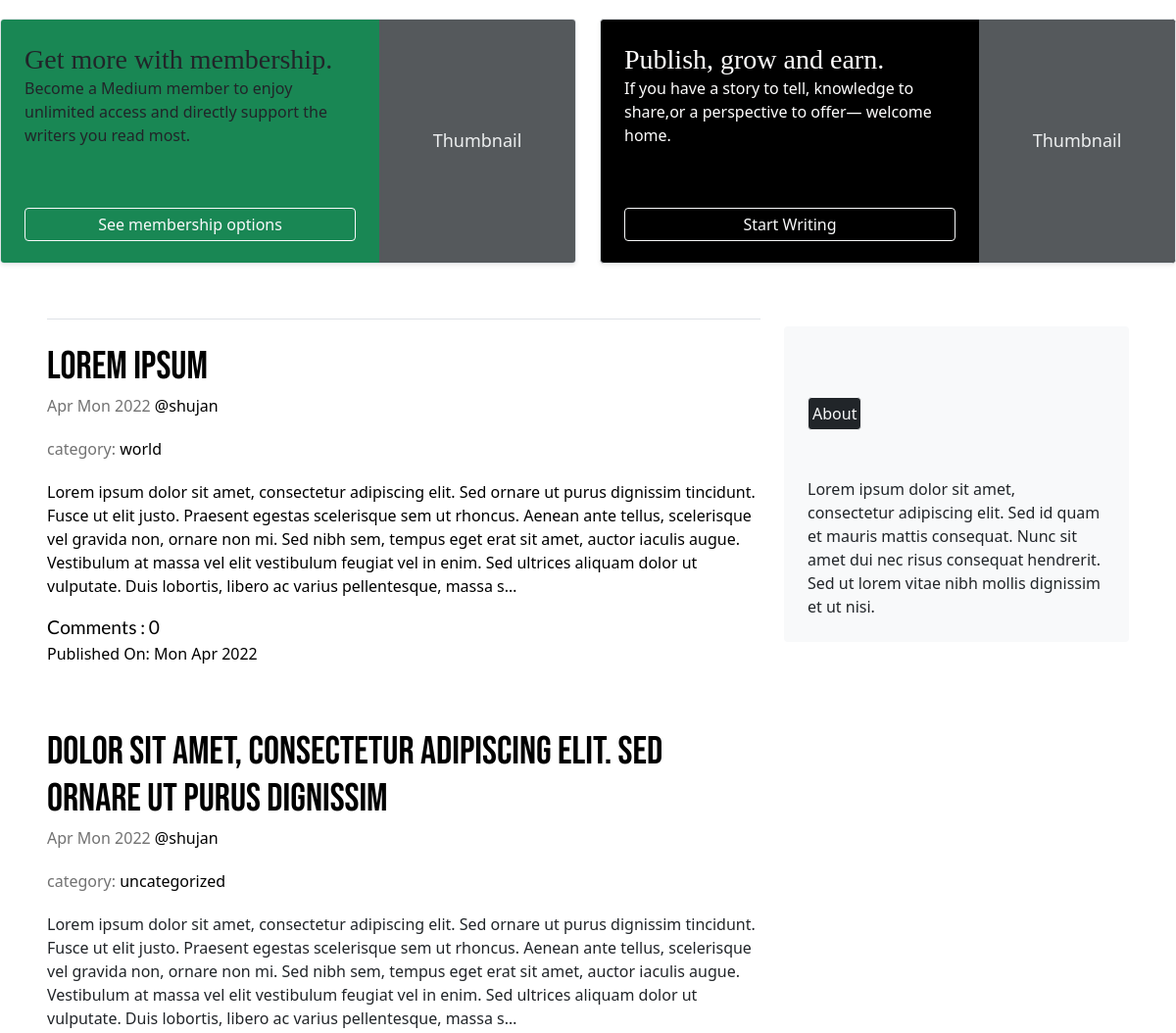
/ (middle part), run on an earlier commit of the app's database.
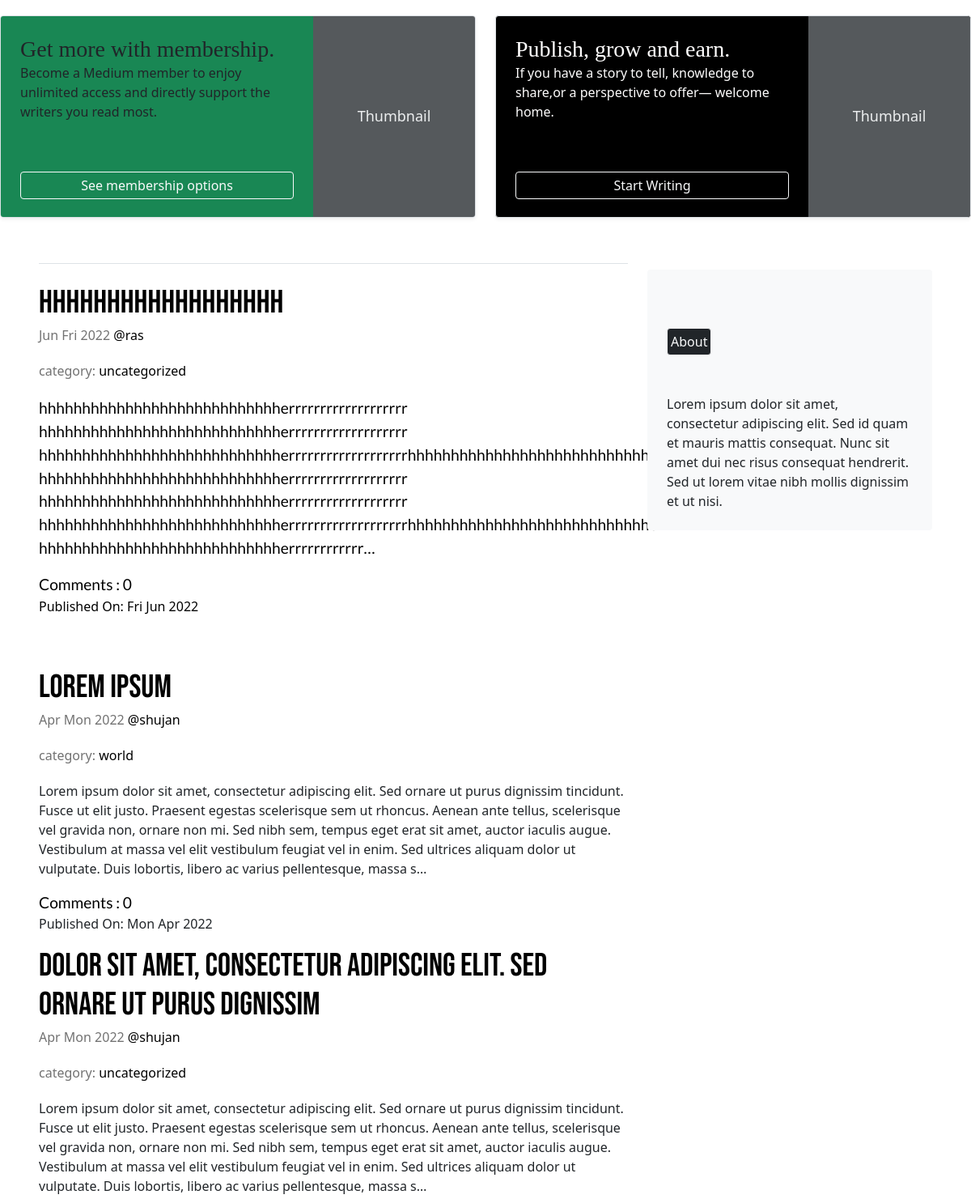
And on a later commit of the database.
### baseapp/models.py (models this page shows, shortened)
class Post(models.Model):
    user = models.ForeignKey(User, on_delete=models.CASCADE)
    title = models.CharField(max_length=250)
    category = models.ForeignKey(Category, on_delete=models.SET_NULL, default=1, null=True)
    text = models.TextField(null= True, blank =True)
    created_date = models.DateTimeField(default = timezone.now)
    published_date = models.DateTimeField(null=True, blank=True)
    def approved_comments(self):
        return self.comments.filter(approve_comment = True)

class Category(models.Model):
    name = models.CharField(max_length=30)
    def __str__(self) -> str:
        return self.name

### baseapp/views.py (the view)
# urls.py: path('', PostListView.as_view(), name='post_list'),
class PostListView(ListView):
    model = Post
    def get_queryset(self):
        return Post.objects.filter(published_date__lte = timezone.now()).order_by('-published_date')

### baseapp/views.py (called while the page is built)
def category_list(request):
    category_list = Category.objects.exclude(name='uncategorized')
    context={
        'category_list': category_list
    }
    return context

### baseapp/templates/baseapp/post_list.html (shortened to what this page needs)
{% extends 'baseapp/base.html' %}
{% block content %}
    {% include 'baseapp/snippet/body_block.html' %}
<div class="row px-5">
<div class="col-md-8">
    <h3 class="pb-4 mb-4 fst-italic border-bottom">
    </h3>
        <article class="blog-post ">
            {% for post in post_list %}
            <h2 class="blog-post-title "><a href="{% url 'post_detail' pk=post.pk %}">{{post.title}}</a></h2>
            <p class="blog-post-meta">{{post.published_date|date:'M D Y' }} <a href="#">@{{post.user}}</a></p>
            <p class="blog-post-meta">category: <a href="">{{post.category}}</a></p>
            <div>
                <p class=" blog-content">{{ post.text|safe|linebreaksbr|truncatechars:450 }}</p>
                <a class="blog-content" style="text-decoration: none;" id="link" href="{% url 'post_detail' pk=post.pk %}">Comments : {{post.approved_comments.count}}</a>
            </div>
            {% if post.published_date %}
                <p>Published On: {{post.published_date|date:'D M Y' }}</p>
                {% else %}
                    <p>Created on : {{ post.created_date|date:'D M Y' }}</p>
                    <a class="btn btn-success brand" href="{% url 'post_publish' pk=post.pk %}">Publish</a>
                {% endif %}
        </article>
            {% empty %}
                <h4>No draft available!</h4>
            {% endfor %}
  </div>
  <div class="col-4">
    <div class="col" style="position: relative;">
      <div class="position-relative" style="top: 2rem;">
        <div class="p-4 mb-3 bg-light rounded">
          <a class="btn btn btn-outline-light my-5 p-1 bg-dark color-white" href="{% url 'about' %}"> About </a>
          <p class="mb-0">Lorem ipsum dolor sit amet, consectetur adipiscing elit. Sed id quam et mauris mattis consequat. Nunc sit amet dui nec risus consequat hendrerit. Sed ut lorem vitae nibh mollis dignissim et ut nisi. </p>
        </div>
      </div>
    </div>
</div>
{% endblock %}

### baseapp/templates/baseapp/base.html (shortened to what this page needs)
<!doctype html>
{% load static %}
<html lang="en">
  <head>
    <link href="https://cdn.jsdelivr.net/npm/bootstrap@5.1.3/dist/css/bootstrap.min.css" rel="stylesheet">
    <link rel="stylesheet" href="//cdn.jsdelivr.net/npm/medium-editor@latest/dist/css/medium-editor.min.css" type="text/css" media="screen" charset="utf-8">
    <link rel="stylesheet" href="{% static 'css/blog.css' %}">
    <link rel="stylesheet" href="{% static 'css/swap-words.css' %}">
  </head>
  <body>
<main class="pb-1">
  <div class="">
            {% block content %}
            {% endblock %}
        </div>
  </div>
</main>
  </body>
</html>

### baseapp/templates/baseapp/snippet/body_block.html (shortened to what this page needs)
<div class="">
    <div class="row mb-2">
    <div class="col-md-6">
      <div class="row g-0 border rounded overflow-hidden flex-md-row mb-4 shadow-sm h-md-250 position-relative">
        <div class="col p-4 d-flex flex-column position-static bg-success">
          <h3 class="mb-0">Get more with membership.</h3>
          <p class="card-text mb-auto">Become a Medium member to enjoy unlimited access and directly support the writers you read most.</p>
          <a href="{% url 'about' %}" class=" btn btn-outline-light p-1">See membership options</a>
        </div>
        <div class="col-auto d-none d-lg-block">
          <svg class="bd-placeholder-img" width="200" height="250" xmlns="http://www.w3.org/2000/svg" role="img" aria-label="Placeholder: Thumbnail" preserveAspectRatio="xMidYMid slice" focusable="false"><title>Placeholder</title><rect width="100%" height="100%" fill="#55595c"/><text x="50%" y="50%" fill="#eceeef" dy=".3em">Thumbnail</text></svg>
        </div>
      </div>
    </div>
    <div class="col-md-6">
      <div style="background-color: #000000;color: rgb(254, 253, 253);" class="row g-0 border rounded overflow-hidden flex-md-row mb-4 shadow-sm h-md-250 position-relative">
        <div class="col p-4 d-flex flex-column position-static">
          <h3 class="mb-0">Publish, grow and earn.</h3>
          <p class="mb-auto">If you have a story to tell, knowledge to share,or a perspective to offer— welcome home.</p>
          {% if user.is_authenticated %}
          <a href="{% url 'create_post' %}" class=" btn btn-outline-light p-1">Start Writing</a>
          {% else %}
          <a href="{% url 'login' %}" class=" btn btn-outline-light p-1">Start Writing</a>
          {% endif %}
        </div>
        <div class="col-auto d-none d-lg-block">
          <svg class="bd-placeholder-img" width="200" height="250" xmlns="http://www.w3.org/2000/svg" role="img" aria-label="Placeholder: Thumbnail" preserveAspectRatio="xMidYMid slice" focusable="false"><title>Placeholder</title><rect width="100%" height="100%" fill="#55595c"/><text x="50%" y="50%" fill="#eceeef" dy=".3em">Thumbnail</text></svg>
        </div>
      </div>
    </div>
  </div>
</div>

### baseapp/static/css/blog.css (style rules this page uses)
* { margin: 0; padding: 0; }
a { color: black; text-decoration: none; font-style: normal; }
h1, h2, h3, h4, h5, h6 { font-family: "Playfair Display", Georgia, "Times New Roman", serif; }
@media (min-width: 768px) { .h-md-250 { height: 250px; } }
.blog-post { margin-bottom: 4rem; color: black; text-decoration: none; }
.blog-post-title { font-family: 'Bebas Neue', cursive; font-size: medium; font-weight: 50px; font-style: normal; margin-bottom: .25rem; font-size: 2.5rem; color: black; }
.blog-post-meta { margin-bottom: 1.25rem; color: #727272; }
.blog-content { font-family: 'Lato', sans-serif; font-size: larger; font-style: normal; color: black; font-weight: normal; }

### baseapp/templates/baseapp/base.html (style rules this page uses)
.bd-placeholder-img { font-size: 1.125rem; text-anchor: middle; -webkit-user-select: none; -moz-user-select: none; user-select: none; }

What changed in the data, as far as the page shows it:
added Post: title "hhhhhhhhhhhhhhhhhh", published_date "Jun Fri 2022", user "ras", category "uncategorized", text "hhhhhhhhhhhhhhhhhhhhhhhhhhhherrrrrrrrrrrrrrrrrrr hhhhhhhhhhhhhhhhhhhhhhhhhhhherrrrrrrrrrrrrrrrrrr hhhhhhhhhhhhhhhhhhhhhhhhhhhherrrrrrrrrrrrrrrrrrrhhhhhhhhhhhhhhhhhhhhhhhhhhhherrrrrrrrrrrrrrrrrrr hhhhhhhhhhhhhhhhhhhhhhhhhhhherrrrrrrrrrrrrrrrrrr hhhhhhhhhhhhhhhhhhhhhhhhhhhherrrrrrrrrrrrrrrrrrr hhhhhhhhhhhhhhhhhhhhhhhhhhhherrrrrrrrrrrrrrrrrrrhhhhhhhhhhhhhhhhhhhhhhhhhhhherrrrrrrrrrrrrrrrrrr hhhhhhhhhhhhhhhhhhhhhhhhhhhherrrrrrrrrrrr…", approved_comments.count "0", published_date "Fri Jun 2022"
